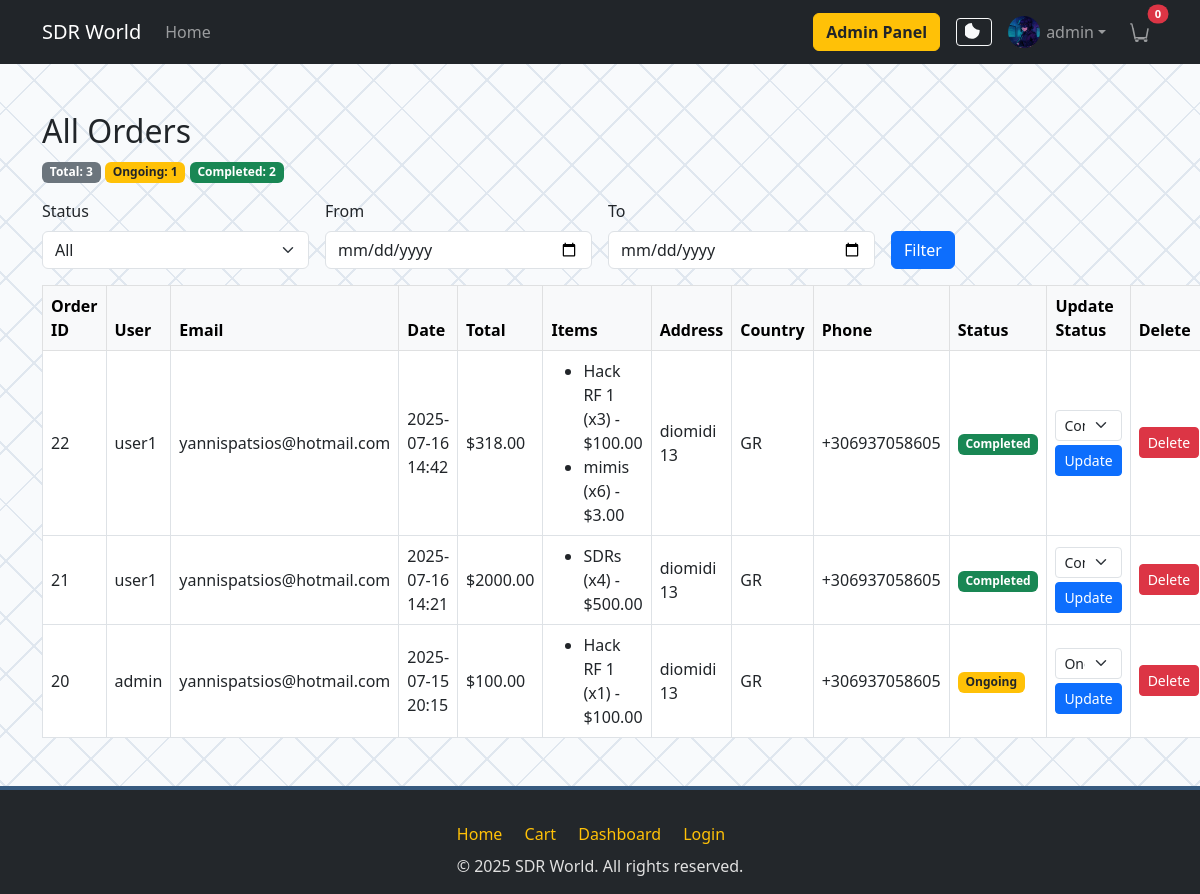
The app's page /adminpanel/orders/ (signed in), older data.
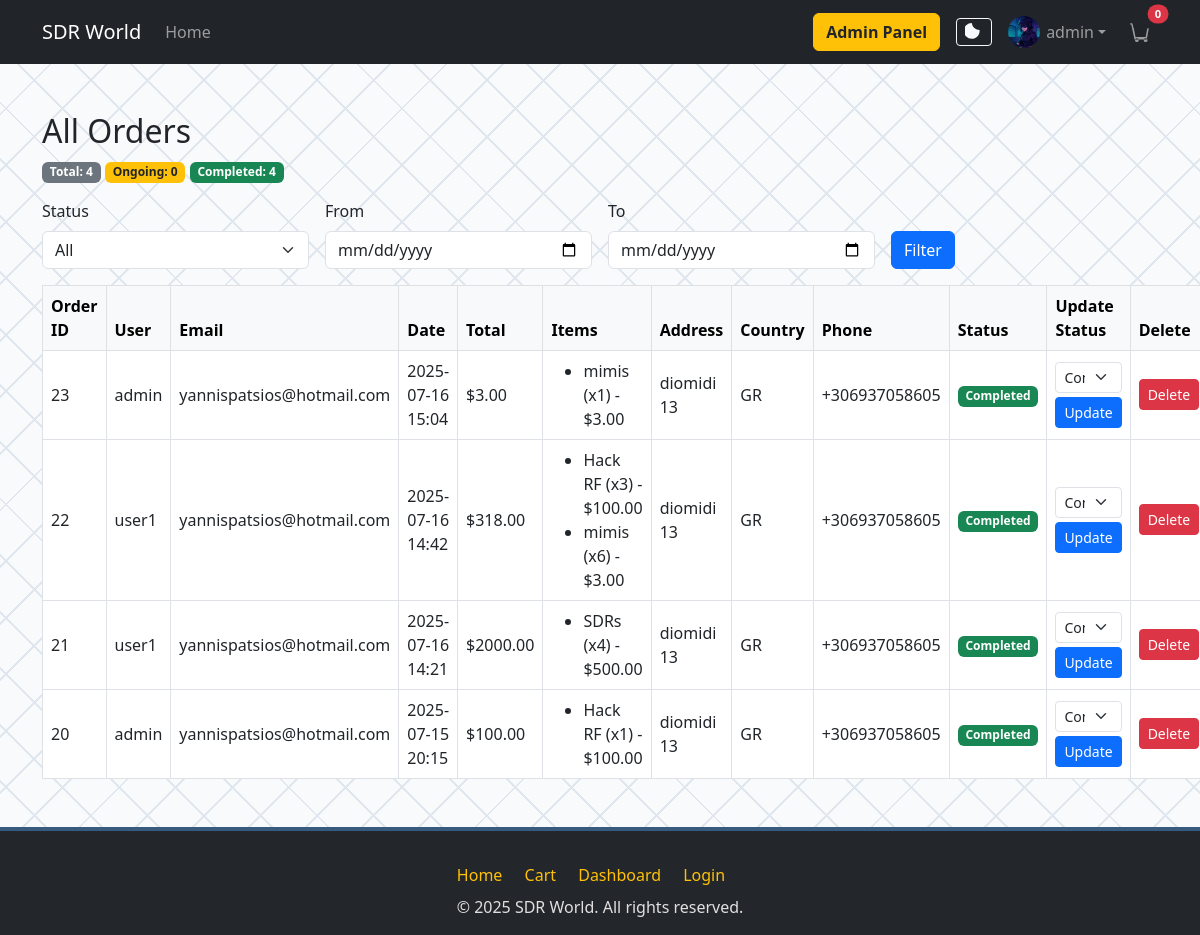
The same page, newer data.
### cart/models.py (models this page shows, shortened)
class Order(models.Model):
    user = models.ForeignKey(User, related_name='orders', on_delete=models.CASCADE)
    created_at = models.DateTimeField(auto_now_add=True)
    total = models.DecimalField(max_digits=10, decimal_places=2)
    address = models.CharField(max_length=255, blank=True)
    email = models.EmailField(blank=True, null=True)
    phone = models.CharField(max_length=32, blank=True)
    country = models.CharField(max_length=64, blank=True)
    STATUS_CHOICES = [
        ('ongoing', 'Ongoing'),
        ('completed', 'Completed'),
    ]
    status = models.CharField(max_length=20, choices=STATUS_CHOICES, default='ongoing')

class OrderItem(models.Model):
    order = models.ForeignKey(Order, related_name='items', on_delete=models.CASCADE)
    product = models.ForeignKey(Product, on_delete=models.CASCADE)
    quantity = models.PositiveIntegerField()
    price = models.DecimalField(max_digits=10, decimal_places=2)

### products/models.py (models this page shows, shortened)
class Product(models.Model):
    name = models.CharField(max_length=200)
    brand = models.CharField(max_length=100)
    price = models.DecimalField(max_digits=10, decimal_places=2)
    description = models.TextField()
    image = models.ImageField(upload_to='products/')
    category = models.ForeignKey(Category, related_name='products', on_delete=models.CASCADE)
    created_at = models.DateTimeField(auto_now_add=True)

### adminpanel/views.py (the view)
# urls.py: path('orders/', views.orders_crud, name='orders_crud'),
@user_passes_test(is_admin_or_editor)
def orders_crud(request):
    orders = Order.objects.select_related('user').prefetch_related('items__product').order_by('-created_at')
    status_filter = request.GET.get('status', '')
    date_from = request.GET.get('date_from', '')
    date_to = request.GET.get('date_to', '')
    if status_filter:
        orders = orders.filter(status=status_filter)
    if date_from:
        orders = orders.filter(created_at__date__gte=date_from)
    if date_to:
        orders = orders.filter(created_at__date__lte=date_to)
    order_count_all = Order.objects.count()
    order_count_ongoing = Order.objects.filter(status='ongoing').count()
    order_count_completed = Order.objects.filter(status='completed').count()
    return render(request, 'adminpanel/orders_crud.html', {
        'orders': orders,
        'status_filter': status_filter,
        'date_from': date_from,
        'date_to': date_to,
        'order_count_all': order_count_all,
        'order_count_ongoing': order_count_ongoing,
        'order_count_completed': order_count_completed,
    })

### adminpanel/views.py (called while the page is built)
def is_admin_or_editor(user):
    return user.is_staff or user.is_superuser

### cart/context_processors.py (called while the page is built)
def cart_count(request):
    if request.user.is_authenticated:
        return {'cart_count': CartItem.objects.filter(user=request.user).count()}
    return {'cart_count': 0}

### templates/adminpanel/orders_crud.html (shortened to what this page needs)
{% extends 'base.html' %}
{% block content %}
<div class="container mt-5">
    <h2>All Orders</h2>
    <div class="mb-3">
        <span class="badge bg-secondary">Total: {{ order_count_all }}</span>
        <span class="badge bg-warning text-dark">Ongoing: {{ order_count_ongoing }}</span>
        <span class="badge bg-success">Completed: {{ order_count_completed }}</span>
    </div>
    <form class="row g-3 mb-3" method="get">
        <div class="col-md-3">
            <label for="status-filter" class="form-label">Status</label>
            <select class="form-select" id="status-filter" name="status">
                <option value="">All</option>
            </select>
        </div>
        <div class="col-md-3">
            <label for="date-from" class="form-label">From</label>
            <input type="date" class="form-control" id="date-from" name="date_from" value="{{ date_from }}">
        </div>
        <div class="col-md-3">
            <label for="date-to" class="form-label">To</label>
            <input type="date" class="form-control" id="date-to" name="date_to" value="{{ date_to }}">
        </div>
        <div class="col-md-3 align-self-end">
            <button type="submit" class="btn btn-primary">Filter</button>
        </div>
    </form>
    <table class="table table-bordered align-middle">
        <thead class="table-light">
            <tr>
                <th>Order ID</th>
                <th>User</th>
                <th>Email</th>
                <th>Date</th>
                <th>Total</th>
                <th>Items</th>
                <th>Address</th>
                <th>Country</th>
                <th>Phone</th>
                <th>Status</th>
                <th>Update Status</th>
                <th>Delete</th>
            </tr>
        </thead>
        <tbody>
            {% for order in orders %}
            <tr>
                <td>{{ order.id }}</td>
                <td>{{ order.user.username }}</td>
                <td>{{ order.email }}</td>
                <td>{{ order.created_at|date:"Y-m-d H:i" }}</td>
                <td>${{ order.total|floatformat:2 }}</td>
                <td>
                    <ul class="mb-0">
                        {% for item in order.items.all %}
                            <li>{{ item.product.name }} (x{{ item.quantity }}) - ${{ item.price|floatformat:2 }}</li>
                        {% endfor %}
                    </ul>
                </td>
                <td>{{ order.address }}</td>
                <td>{{ order.country }}</td>
                <td>{{ order.phone }}</td>
                <td><span class="badge {% if order.status == 'completed' %}bg-success{% else %}bg-warning text-dark{% endif %}">{{ order.get_status_display }}</span></td>
                <td>
                    <form class="order-status-form" data-order-id="{{ order.id }}">
                        <select name="status" class="form-select form-select-sm">
                            <option value="ongoing" {% if order.status == 'ongoing' %}selected{% endif %}>Ongoing</option>
                            <option value="completed" {% if order.status == 'completed' %}selected{% endif %}>Completed</option>
                        </select>
                        <button type="submit" class="btn btn-sm btn-primary mt-1">Update</button>
                    </form>
                </td>
                <td>
                    <form class="order-delete-form" data-order-id="{{ order.id }}">
                        <button type="submit" class="btn btn-sm btn-danger">Delete</button>
                    </form>
                </td>
            </tr>
            {% empty %}
            <tr><td colspan="11">No orders yet.</td></tr>
            {% endfor %}
        </tbody>
    </table>
</div>
{% endblock %}

Row changes from the older to the newer data that the page shows:
added Order: id "23", user.username "admin", email "yannispatsios@hotmail.com", created_at "2025-07-16 15:04", total "3.00", address "diomidi 13", country "GR", phone "+306937058605", status "Completed"
added OrderItem: product.name "mimis", quantity "1", price "3.00", shown under "23"
changed through a linked row, OrderItem (number 2 of 5 on the later page): product.name "Hack RF 1" → "Hack RF"
changed Order id 20: status "Ongoing" → "Completed"
changed through a linked row, OrderItem (number 5 of 5 on the later page): product.name "Hack RF 1" → "Hack RF"
Text that changed along with them:
{{ order_count_all }}: "3" → "4"
{{ order_count_ongoing }}: "1" → "0"
{{ order_count_completed }}: "2" → "4"
